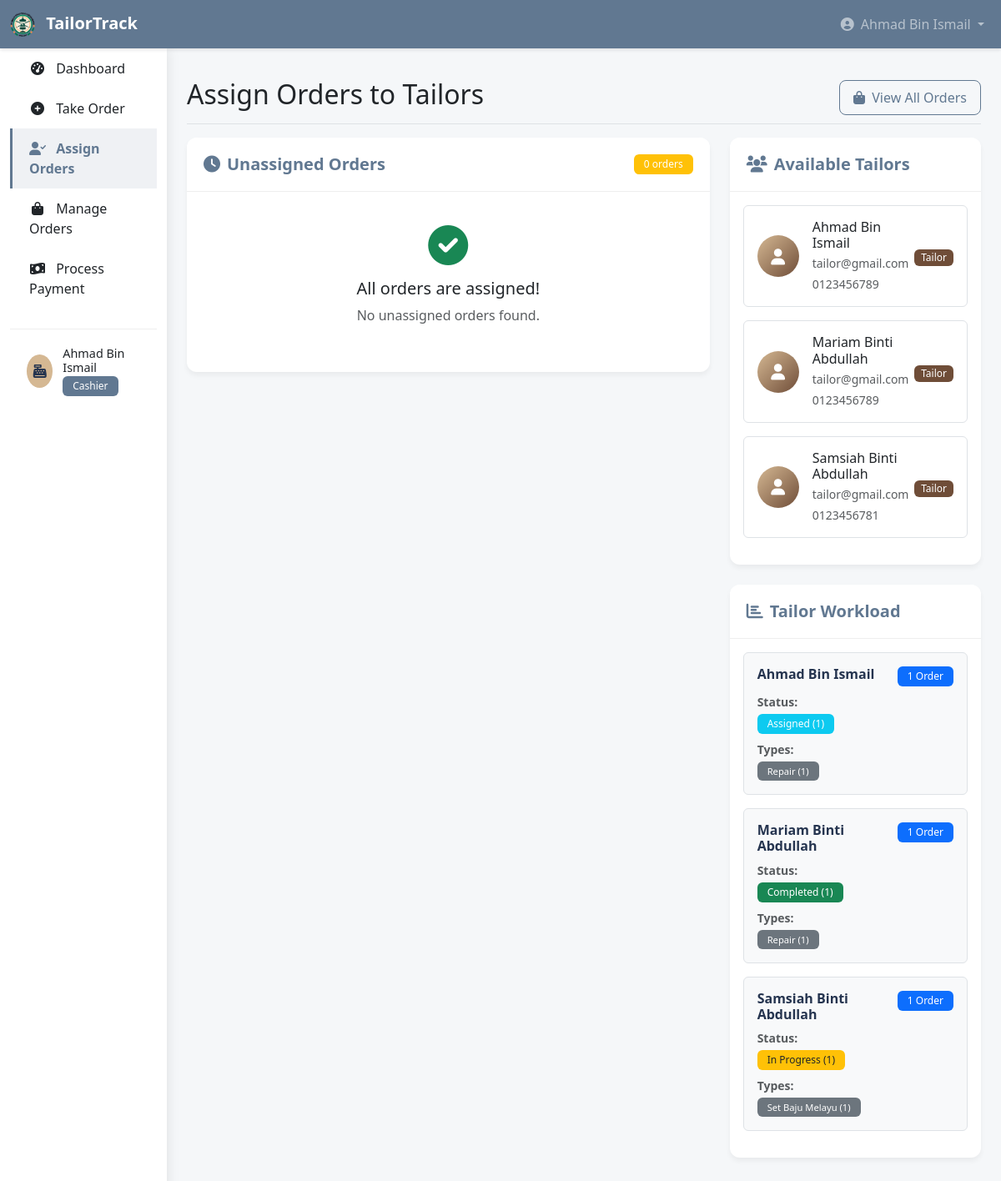
Screenshot of /cashier/assign_order.php (signed in) with the database file from the repository.
### tables this page shows
CREATE TABLE `users` (
  `user_id` int(11) NOT NULL,
  `username` varchar(50) NOT NULL,
  `password` varchar(255) NOT NULL,
  `role` enum('admin','cashier','tailor') NOT NULL,
  `full_name` varchar(100) NOT NULL,
  `email` varchar(100) DEFAULT NULL,
  `phone` varchar(20) DEFAULT NULL,
  `created_at` timestamp NOT NULL DEFAULT current_timestamp()
);

### cashier/assign_order.php (the view, shortened to what this page needs)
<?php
require_once '../config/database.php';
try {
    $stmt = $pdo->prepare("SELECT * FROM orders WHERE created_by = ? AND (assigned_tailor IS NULL OR assigned_tailor = '') AND status = 'pending' ORDER BY created_at DESC");
    $stmt->execute([$_SESSION['user_id']]);
    $unassigned_orders = $stmt->fetchAll();
} catch (PDOException $e) {
    error_log("Fetch unassigned orders error: " . $e->getMessage());
    $error = "Unable to load orders data.";
}
try {
    $stmt = $pdo->query("SELECT user_id, username, full_name, email, phone FROM users WHERE role = 'tailor' ORDER BY full_name");
    $tailors = $stmt->fetchAll();
} catch (PDOException $e) {
    error_log("Fetch tailors error: " . $e->getMessage());
    $error = "Unable to load tailors data.";
}
$tailor_stats = [];
try {
    foreach ($tailors as $tailor) {
        $tailor_id = $tailor['user_id'];
        $stmt = $pdo->prepare("
            SELECT
                COUNT(*) as total_orders,
                SUM(CASE WHEN status = 'assigned' THEN 1 ELSE 0 END) as assigned,
                SUM(CASE WHEN status = 'in_progress' THEN 1 ELSE 0 END) as in_progress,
                SUM(CASE WHEN status = 'completed' THEN 1 ELSE 0 END) as completed
            FROM orders
            WHERE assigned_tailor = ? AND status != 'cancel' AND status != 'paid'
        ");
        $stmt->execute([$tailor_id]);
        $stats = $stmt->fetch();
        $stmt = $pdo->prepare("
            SELECT order_type, COUNT(*) as count
            FROM orders
            WHERE assigned_tailor = ? AND status != 'cancel' AND status != 'paid'
            GROUP BY order_type
        ");
        $stmt->execute([$tailor_id]);
        $order_types = $stmt->fetchAll(PDO::FETCH_KEY_PAIR);
        $tailor_stats[$tailor_id] = [
            'name' => $tailor['full_name'],
            'total_orders' => $stats['total_orders'],
            'assigned' => $stats['assigned'],
            'in_progress' => $stats['in_progress'],
            'completed' => $stats['completed'],
            'order_types' => $order_types
        ];
    }
} catch (PDOException $e) {
    error_log("Fetch tailor statistics error: " . $e->getMessage());
}
?>
<!DOCTYPE html>
<html lang="en">
<head>
    <link href="https://cdn.jsdelivr.net/npm/bootstrap@5.3.0-alpha1/dist/css/bootstrap.min.css" rel="stylesheet">
    <link rel="stylesheet" href="https://cdnjs.cloudflare.com/ajax/libs/font-awesome/6.0.0/css/all.min.css">
    <link rel="stylesheet" href="../css/cashier.css">
</head>
<body>
    <nav class="navbar navbar-expand-lg navbar-dark cashier-navbar">
        <div class="container-fluid">
            <a class="navbar-brand" href="dashboard.php">
                <img src="../Asset/logo_icon.png" alt="TailorTrack" style="width: 30px; height: 30px; object-fit: contain;" class="me-2">
                <span>TailorTrack</span>
            </a>
            <div class="collapse navbar-collapse" id="cashierNavbar">
                <ul class="navbar-nav ms-auto">
                    <li class="nav-item dropdown">
                        <a class="nav-link dropdown-toggle" href="#" id="navbarDropdown" role="button" data-bs-toggle="dropdown">
                            <i class="fas fa-user-circle me-1"></i> <?php echo $_SESSION['full_name']; ?>
                        </a>
                    </li>
                </ul>
            </div>
        </div>
    </nav>
    <div class="container-fluid">
        <div class="row">
            <nav id="sidebar" class="col-md-3 col-lg-2 d-md-block sidebar">
                <div class="position-sticky">
                    <ul class="nav flex-column">
                        <li class="nav-item">
                            <a class="nav-link" href="dashboard.php">
                                <i class="fas fa-tachometer-alt me-2"></i>
                                Dashboard
                            </a>
                        </li>
                        <li class="nav-item">
                            <a class="nav-link" href="take_order.php">
                                <i class="fas fa-plus-circle me-2"></i>
                                Take Order
                            </a>
                        </li>
                        <li class="nav-item">
                            <a class="nav-link active" href="assign_order.php">
                                <i class="fas fa-user-check me-2"></i>
                                Assign Orders
                            </a>
                        </li>
                        <li class="nav-item">
                            <a class="nav-link" href="manage_orders.php">
                                <i class="fas fa-shopping-bag me-2"></i>
                                Manage Orders
                            </a>
                        </li>
                        <li class="nav-item">
                            <a class="nav-link" href="process_payment.php">
                                <i class="fas fa-money-bill-wave me-2"></i>
                                Process Payment
                            </a>
                        </li>
                    </ul>
                    <div class="sidebar-footer mt-4">
                        <div class="user-info">
                            <div class="user-avatar">
                                <i class="fas fa-cash-register"></i>
                            </div>
                            <div class="user-details">
                                <h6><?php echo $_SESSION['full_name']; ?></h6>
                                <span class="badge bg-cashier">Cashier</span>
                            </div>
                        </div>
                    </div>
                </div>
            </nav>
            <main class="col-md-9 ms-sm-auto col-lg-10 px-md-4 main-content">
                <div class="d-flex justify-content-between flex-wrap flex-md-nowrap align-items-center pt-3 pb-2 mb-3 border-bottom">
                    <h1 class="h2">Assign Orders to Tailors</h1>
                    <div class="btn-toolbar mb-2 mb-md-0">
                        <a href="manage_orders.php" class="btn btn-outline-primary">
                            <i class="fas fa-shopping-bag me-1"></i> View All Orders
                        </a>
                    </div>
                </div>
                <div class="row">
                    <div class="col-lg-8 mb-4">
                        <div class="card">
                            <div class="card-header d-flex justify-content-between align-items-center">
                                <h5 class="card-title mb-0">
                                    <i class="fas fa-clock me-2"></i>Unassigned Orders
                                </h5>
                                <span class="badge bg-warning"><?php echo count($unassigned_orders); ?> orders</span>
                            </div>
                            <div class="card-body">
                                <?php if (empty($unassigned_orders)): ?>
                                    <div class="text-center py-4">
                                        <i class="fas fa-check-circle text-success fa-3x mb-3"></i>
                                        <h5>All orders are assigned!</h5>
                                        <p class="text-muted">No unassigned orders found.</p>
                                    </div>
                                <?php endif; ?>
                            </div>
                        </div>
                    </div>
                    <div class="col-lg-4 mb-4">
                        <div class="card">
                            <div class="card-header">
                                <h5 class="card-title mb-0">
                                    <i class="fas fa-users me-2"></i>Available Tailors
                                </h5>
                            </div>
                            <div class="card-body">
                                <?php if (empty($tailors)): ?>
                                    <div class="text-center py-3">
                                        <i class="fas fa-exclamation-triangle text-warning fa-2x mb-2"></i>
                                        <p class="text-muted">No tailors available.</p>
                                    </div>
                                <?php else: ?>
                                    <div class="tailor-list">
                                        <?php foreach ($tailors as $tailor): ?>
                                            <div class="tailor-item mb-3 p-3 border rounded">
                                                <div class="d-flex align-items-center">
                                                    <div class="tailor-avatar me-3">
                                                        <i class="fas fa-user"></i>
                                                    </div>
                                                    <div class="flex-grow-1">
                                                        <h6 class="mb-1"><?php echo htmlspecialchars($tailor['full_name']); ?></h6>
                                                        <p class="text-muted small mb-1"><?php echo $tailor['email']; ?></p>
                                                        <p class="text-muted small mb-0"><?php echo $tailor['phone']; ?></p>
                                                    </div>
                                                    <div class="tailor-stats text-end">
                                                        <span class="badge bg-tailor">Tailor</span>
                                                    </div>
                                                </div>
                                            </div>
                                        <?php endforeach; ?>
                                    </div>
                                <?php endif; ?>
                            </div>
                        </div>
                        <div class="card mt-4">
                            <div class="card-header">
                                <h5 class="card-title mb-0">
                                    <i class="fas fa-chart-bar me-2"></i>Tailor Workload
                                </h5>
                            </div>
                            <div class="card-body">
                                <?php if (empty($tailor_stats)): ?>
                                    <p class="text-muted text-center">No statistics available</p>
                                <?php else: ?>
                                    <?php foreach ($tailor_stats as $tailor_id => $stats): ?>
                                        <div class="tailor-stats-card mb-3 p-3 border rounded">
                                            <div class="d-flex justify-content-between align-items-start mb-2">
                                                <h6 class="mb-0"><?php echo htmlspecialchars($stats['name']); ?></h6>
                                                <span class="badge bg-primary">
                                                    <?php echo $stats['total_orders']; ?> Order<?php echo $stats['total_orders'] != 1 ? 's' : ''; ?>
                                                </span>
                                            </div>
                                            <?php if ($stats['total_orders'] > 0): ?>
                                                <div class="mt-2">
                                                    <small class="text-muted d-block mb-1"><strong>Status:</strong></small>
                                                    <div class="d-flex flex-wrap gap-1">
                                                        <?php if ($stats['assigned'] > 0): ?>
                                                            <span class="badge bg-info text-white" style="font-size: 0.75rem;">
                                                                Assigned (<?php echo $stats['assigned']; ?>)
                                                            </span>
                                                        <?php endif; ?>
                                                        <?php if ($stats['in_progress'] > 0): ?>
                                                            <span class="badge bg-warning text-dark" style="font-size: 0.75rem;">
                                                                In Progress (<?php echo $stats['in_progress']; ?>)
                                                            </span>
                                                        <?php endif; ?>
                                                        <?php if ($stats['completed'] > 0): ?>
                                                            <span class="badge bg-success" style="font-size: 0.75rem;">
                                                                Completed (<?php echo $stats['completed']; ?>)
                                                            </span>
                                                        <?php endif; ?>
                                                    </div>
                                                </div>
                                                <?php if (!empty($stats['order_types'])): ?>
                                                    <div class="mt-2">
                                                        <small class="text-muted d-block mb-1"><strong>Types:</strong></small>
                                                        <div class="d-flex flex-wrap gap-1">
                                                            <?php foreach ($stats['order_types'] as $type => $count): ?>
                                                                <span class="badge bg-secondary" style="font-size: 0.7rem;">
                                                                    <?php echo ucwords(str_replace('_', ' ', $type)); ?> (<?php echo $count; ?>)
                                                                </span>
                                                            <?php endforeach; ?>
                                                        </div>
                                                    </div>
                                                <?php endif; ?>
                                            <?php else: ?>
                                                <small class="text-success">
                                                    <i class="fas fa-check-circle me-1"></i>No active orders
                                                </small>
                                            <?php endif; ?>
                                        </div>
                                    <?php endforeach; ?>
                                <?php endif; ?>
                            </div>
                        </div>
                    </div>
                </div>
            </main>
        </div>
    </div>
</body>
</html>

### rows the page displays
users: full_name "Ahmad Bin Ismail", email "tailor@gmail.com", phone "0123456789"
users: full_name "Mariam Binti Abdullah", email "tailor@gmail.com", phone "0123456789"
users: full_name "Samsiah Binti Abdullah", email "tailor@gmail.com", phone "0123456781"

### other values shown
$_SESSION['full_name'] "Ahmad Bin Ismail"
count($unassigned_orders) "0"
$stats['name'] "Ahmad Bin Ismail"
$stats['total_orders'] "1"
$stats['assigned'] "1"
str_replace('_', ' ', $type) "Repair"
$count "1"
$stats['name'] "Mariam Binti Abdullah"
$stats['completed'] "1"
$stats['name'] "Samsiah Binti Abdullah"
$stats['in_progress'] "1"
str_replace('_', ' ', $type) "Set Baju Melayu"
